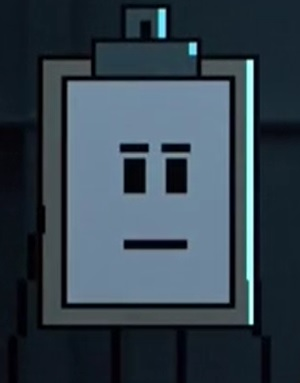
#> input picture XuLyAnhOpenCV/Untitled.jpg, 300 x 383 px
$ python Bai_Luyen_2_XLA.py   (older library calls are emulated)
#> lines starting #> are read from the running program, lines starting #| are printed output that depends on the picture; after the words box and inside, x2 and y2 are one past the last pixel; in counts of white or black regions, pixels touching at a corner belong together; long printed decimals are rounded
import cv2
import numpy as np
import matplotlib.pyplot as plt

#1. hiện thị ảnh anh2.jpg gán vào I
I = cv2.imread("Untitled.jpg")
#> I is the input picture: shape (383, 300, 3); mean B, G, R 78, 66.7, 52.1
cv2.imshow('#1: Colors', I)

#2. Viết hàm chuyển I thành ảnh đa cấp xám theo tỷ lệ (0.39,0.5,0.11), được ma trận ảnh Ig. Xác định mức xám lớn nhất và mức xám trung bình của ảnh Ig.
#Cach 1:
Ig = cv2.cvtColor(I,cv2.COLOR_BGR2GRAY)
B, G, R = I[:,:,0], I[:,:,1], I[:,:,2]
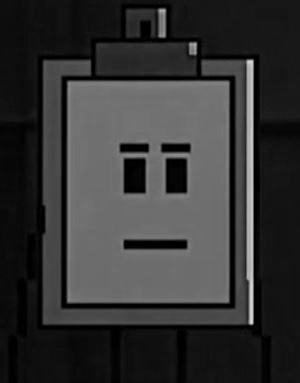
#> R: shape (383, 300); min 0, max 217, mean 52.1
Ig1 = 0.11 * R + 0.5 * G + 0.39 * B
cv2.imshow('#2.1: Gray', Ig1)
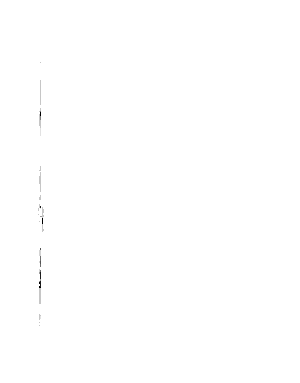
#> window '#2.1: Gray': shape (383, 300); min 0, max 255, mean 254.8

#Cach 2:
B,G,R = cv2.split(I)
I_gray = (0.39 * B + 0.5 * G + R * 0.11).astype(np.uint8)
cv2.imshow("#2.2: Gray",I_gray)

print('Mức xám lớn nhất: ', np.max(Ig1))
#| Mức xám lớn nhất:  250.82
#mức xám trung bình của ảnh Ig.
minIg = np.min(Ig1)
#> minIg = 0
maxIg = np.max(Ig1)
#> maxIg = 250.8
MucSangTB = (minIg+maxIg)//2
#> MucSangTB = 125
print('Giá trị mức sáng tb của V là: ',MucSangTB)
#| Giá trị mức sáng tb của V là:  125.0

#3. Xác định ma trận gradient theo hướng y và theo hướng x của Ig sử dụng toán tử Sobel và hiển thị 2 ma trận kết quả.
Ibl = cv2.blur(Ig,(3,3)) #lọc ảnh trung bình
Iga = cv2.GaussianBlur(Ibl,(5,5),0) #lọc ảnh Gaussian
img_sobelx = cv2.Sobel(Iga,ddepth=cv2.CV_64F, dx=1, dy=0, ksize=1)  # tìm biên sobel đạo hàm theo x
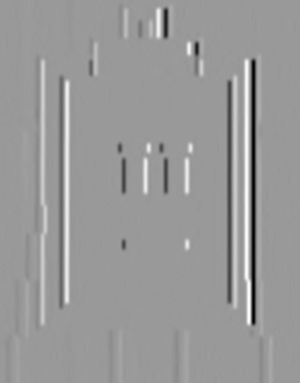
#> img_sobelx: shape (383, 300) float64; min -117, max 78, mean 0.1; drawn with min black and max white
img_sobely = cv2.Sobel(Iga,cv2.CV_64F,0,1,ksize=1)  #  tìm biên sobel đạo hàm the y
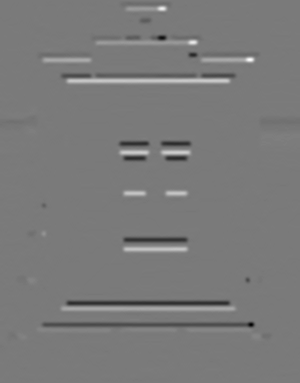
#> img_sobely: shape (383, 300) float64; min -96, max 104, mean 0; drawn with min black and max white

img_sobelx = np.uint8(np.absolute(img_sobelx))
img_sobely = np.uint8(np.absolute(img_sobely))

img_sobel = (img_sobelx + img_sobely)/2
for i in range(img_sobel.shape[0]):
    for j in range(img_sobel.shape[1]):
        if img_sobel[i][j] < 25:
            img_sobel[i][j] = 0
        else:
            img_sobel[i][j] = 255
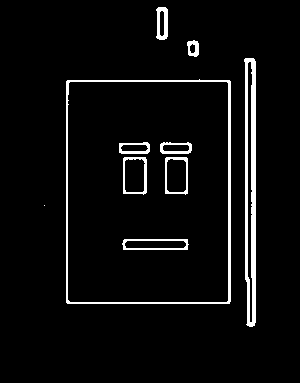
#> img_sobel: shape (383, 300) float64; 4.8% white; 10 white regions (1 under 20 px), largest, box (x1, y1, x2, y2) and area: (244, 58, 256, 327) 2104, (66, 79, 231, 304) 1777, (122, 239, 189, 250) 301

cv2.imshow('#3:Sobel x', img_sobelx)
cv2.imshow('#3:Sobel y', img_sobely)
cv2.imshow('#3:Sobel', img_sobel)
print(img_sobelx)
#> (printed output is left out)
print(img_sobely)
#> (printed output is left out)

#.4 Lấy biên của ảnh Ig theo phương pháp Canny được ảnh biên Ie là ảnh nhị phân nền đen. Hiển thị các độ xám của của cửa sổ lân cận 3x3 của pixel có tọa độ dòng y=78, cột x=23 của ảnh Ig.
#Cach 1:
Ie = cv2.Canny(Ibl, threshold1=100, threshold2=200) # tìm biên theo Canny
#> Ie: shape (383, 300); 2.8% white in thin lines or dots, all inside (x1, y1, x2, y2) = (42, 8, 254, 325)
cv2.imshow('#4:Ie', Ie)
print(' y=78, cột x=23 ', Ig[78][23])
#|  y=78, cột x=23  22

#Cach khac:
I_gray = cv2.cvtColor(I, cv2.COLOR_RGBA2GRAY)
I_blur = cv2.blur(I_gray,(3,3))

I_canny = cv2.Canny(image=I_blur, threshold1=100, threshold2=200)
cv2.imshow('#4:Icanny',I_canny)

#5. Nhị phân ảnh Ig với ngưỡng 150 được ảnh nhị phân nền đen Ib. Chuyển thành ảnh nền đen. Xác định các đường contour của ảnh Ib. Loại các countour bé. Vẽ các đường contour trên lên ảnh gốc I.
ret, Ib = cv2.threshold(Ig, 150, 255, cv2.THRESH_BINARY)
#> Ib: shape (383, 300); 1.5% white; 3 white regions
cv2.imshow('#5:Nhi phân', Ib)
I_copy = I.copy()
contours, hierarchy = cv2.findContours(Ib, cv2.RETR_TREE, cv2.CHAIN_APPROX_SIMPLE)
#> contours = 3 contours; box (x1, y1, x2, y2) and area: (246, 60, 253, 324) 1232, (159, 9, 165, 37) 134, (189, 43, 196, 55) 59
cv2.drawContours(I_copy, contours, -1, (0,0,255), 3) #vẽ trên ảnh gốc
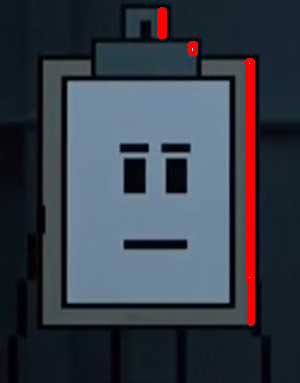
#> I_copy: shape (383, 300, 3); 2.63% of pixels changed, all inside (x1, y1, x2, y2) = (157, 7, 255, 326)
cv2.imshow('#5:Copy', I_copy)
max_cv = 0
for cnt in contours:
    if cv2.arcLength(cnt, True) > max_cv:
        max_cv = cv2.arcLength(cnt, True)
#> this loop made 3 passes
#> max_cv on pass 1: 536.5
#> after the loop, max_cv = 536.5
print("Chu vi lon nhat", max_cv)
#| Chu vi lon nhat 536.485
for contour in contours:
    if cv2.contourArea(contour) >= max_cv:
        cv2.drawContours(I, [contour], -1, (0, 255, 0), 3)
#> this loop made 3 passes
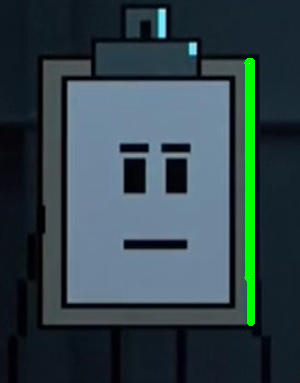
#> I: shape (383, 300, 3); 2.24% of pixels changed, all inside (x1, y1, x2, y2) = (244, 58, 255, 326)

if cv2.waitKey(0) &0xff == 27:
#> (key Esc is pressed here)
    cv2.destroyAllWindows()
